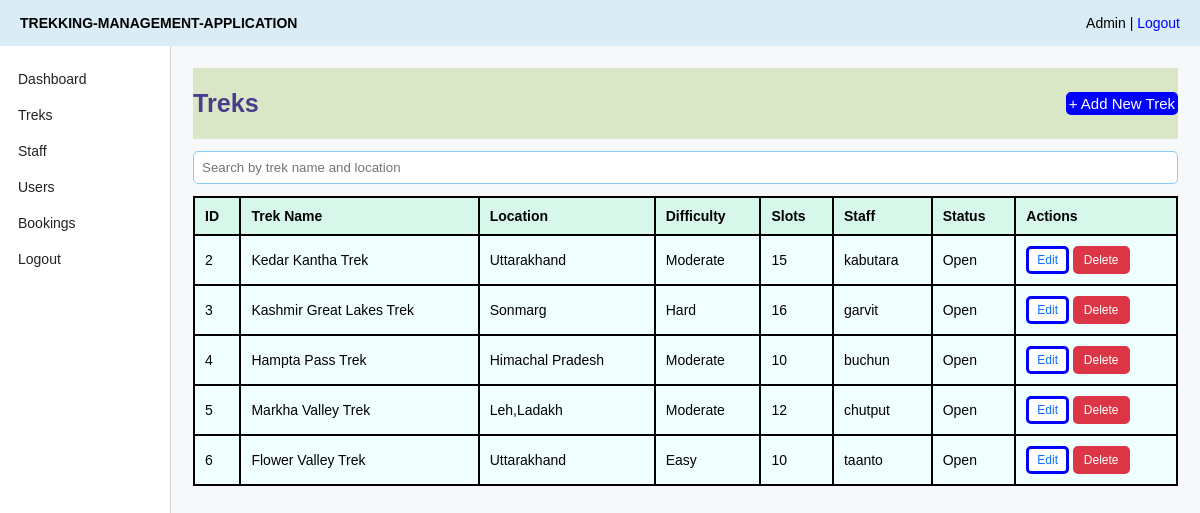
The app's page /admin/treks (signed in) with its own data.
### application/models.py (models this page shows)
class Trek(db.Model):
    __tablename__ = "treks"
    id = db.Column(db.Integer, primary_key = True)
    name = db.Column(db.String(100), nullable = False)
    location = db.Column(db.String(100), nullable = False)
    difficulty = db.Column(db.String(50), nullable = False)
    duration = db.Column(db.Integer, nullable = False)
    available_slots = db.Column(db.Integer, nullable = False)
    assigned_staff_id = db.Column(db.Integer, db.ForeignKey("users.id"))
    status = db.Column(db.String(30), default="open")
    start_date = db.Column(db.String(20))
    end_date = db.Column(db.String(20))
    description = db.Column(db.Text)
    image = db.Column(db.String(200))
    bookings = db.relationship('Booking', backref = 'Trek', lazy = True)

class User(db.Model):
    __tablename__ = "users"
    id = db.Column(db.Integer, primary_key=True)
    name = db.Column(db.String(100), nullable=False)
    email = db.Column(db.String(100), unique = True, nullable=False)
    password = db.Column(db.String(40), nullable=False)
    role = db.Column(db.String(100), nullable=False)
    contact = db.Column(db.String(20))
    approved= db.Column(db.Boolean, default=True)
    blacklisted=db.Column(db.Boolean, default=False)
    bookings = db.relationship('Booking', backref = 'user', lazy = True)
    assigned_treks = db.relationship('Trek', backref = 'user', lazy = True)

### application/controllers.py (the view)
@app.route("/admin/treks")
def admin_treks():
    if session.get("role") != "Admin":
        return redirect("/login")
    search_text=request.args.get("q","")
    if search_text:
        treks = Trek.query.filter(
            (Trek.name.like("%" + search_text + "%")) |
            (Trek.location.like("%" + search_text + "%"))
        ).all()
    else:
        treks=Trek.query.all()
    trek_rows=[]
    for trek in treks:
        staff_name = "-"
        if trek.assigned_staff_id:
            staff = User.query.get(trek.assigned_staff_id)
            if staff:
                staff_name=staff.name
        trek_rows.append({
            "id":trek.id,
            "name":trek.name,
            "location":trek.location,
            "difficulty":trek.difficulty,
            "available_slots":trek.available_slots,
            "staff_name":staff_name,
            "status": trek.status
        })
    return render_template("admin_treks.html", q=search_text, treks=trek_rows)

### templates/admin_treks.html
{% extends "base.html" %}
{% block content %}
<div class="title-row">
    <h2 style="color: darkslateblue;">Treks</h2>
    <a class="btn" href="{{ url_for('add_trek') }}">+ Add New Trek</a>
</div>
<form method="get" class="field">
    <input name="q" value="{{ q }}" placeholder="Search by trek name and location">
</form>
<table>
    <tr><th>ID</th><th>Trek Name</th><th>Location</th><th>Difficulty</th><th>Slots</th><th>Staff</th><th>Status</th><th>Actions</th></tr>
    {% for t in treks %}
    <tr>
        <td>{{ t.id }}</td><td>{{ t.name }}</td><td>{{ t.location }}</td><td>{{ t.difficulty }}</td><td>{{ t.available_slots }}</td><td>{{ t.staff_name or "-" }}</td><td>{{ t.status }}</td>
        <td>
            <a class="btn btn-small btn-light" href="{{ url_for('edit_trek', trek_id=t.id) }}">Edit</a>
            <a class="btn btn-small btn-red" href="{{ url_for('delete_trek', trek_id=t.id) }}">Delete</a>
        </td>
    </tr>
    {% endfor %}
</table>
{% endblock %}

### static/style.css (style rules this page uses)
a { color: blue; text-decoration:solid; }
.field { margin-bottom: 12px; text-align: center; font-size: large; }
button, .btn { display:inline-block; border: solid blue; background: blue; color: white; border-radius: 5px; cursor: pointer; font-size: 15px; }
input, select, textarea { width: 100%; padding: 8px; border: 1px solid lightskyblue; border-radius: 5px; box-sizing: border-box; }
table { width: 100%; border-collapse: collapse; background: azure; }
th, td { border: 2px solid; padding: 10px; text-align: left; }
th { background-color:rgb(216, 247, 235) ; }
.title-row { display: flex; justify-content: space-between; align-items: center; margin-bottom: 12px; background: rgb(218, 231, 198);font-size: larger; }
.btn-small { padding: 4px 8px; font-size: 12px; }
.btn-light { background: white; color: #0d6efd; }
.btn-red { background: #dc3545; border-color: #dc3545; }
body { font-family: Arial, sans-serif; background: #f7f8fa; margin: 0; font-size: 14px; }

### records on screen
Trek: name "Kedar Kantha Trek", location "Uttarakhand", difficulty "Moderate", status "Open"
User: name "kabutara"
Trek: name "Kashmir Great Lakes Trek", location "Sonmarg", difficulty "Hard", status "Open"
User: name "garvit"
Trek: name "Hampta Pass Trek", location "Himachal Pradesh", difficulty "Moderate", status "Open"
User: name "buchun"
Trek: name "Markha Valley Trek", location "Leh,Ladakh", difficulty "Moderate", status "Open"
User: name "chutput"
Trek: name "Flower Valley Trek", location "Uttarakhand", difficulty "Easy", status "Open"
User: name "taanto"

### other values on screen
{{ session.get('name') }} "Admin"
{{ t.id }} "2" "3" "4" "5" "6"
{{ t.available_slots }} "15" "16" "10" "12" "10"
